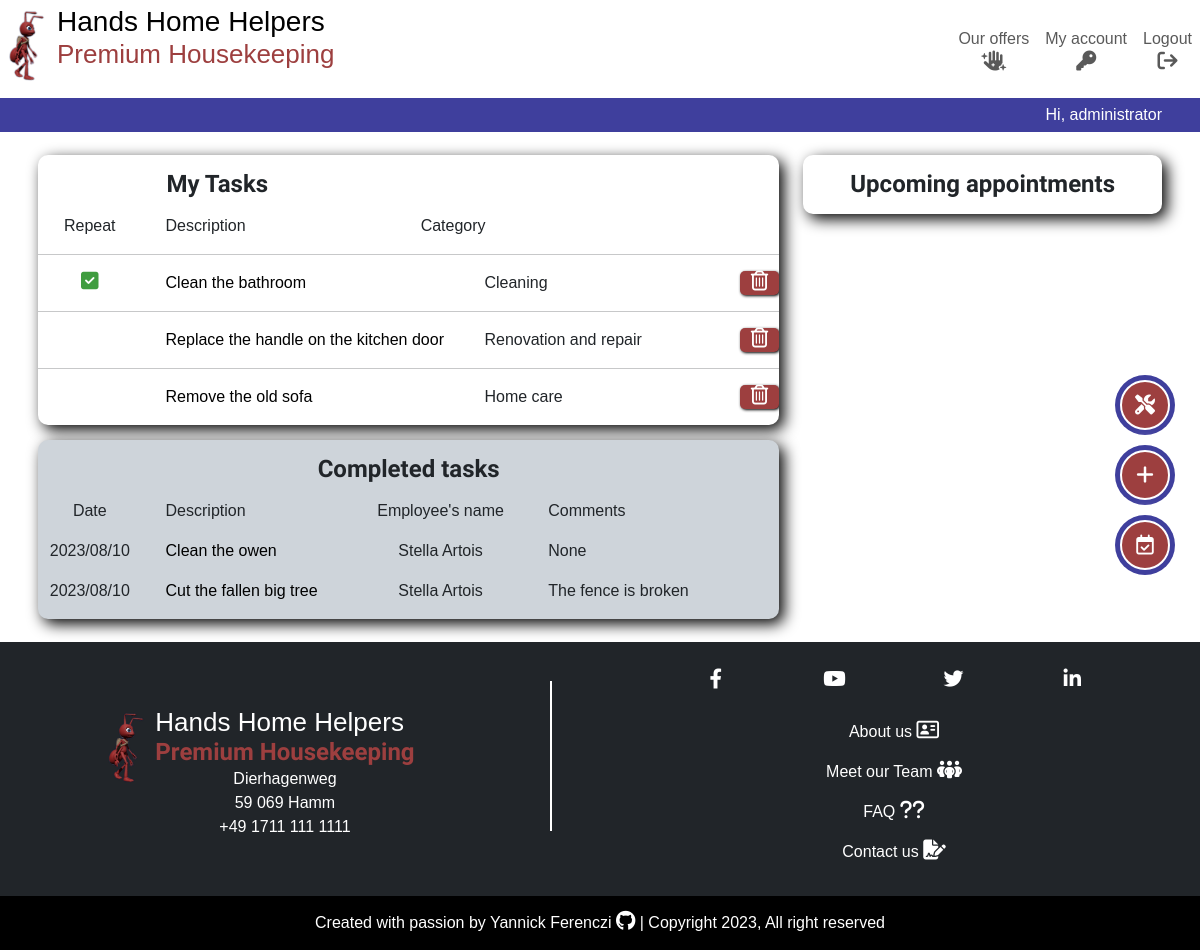
The page /dashboard/ (signed in) on the database its author committed.
### tasks/models.py (models this page shows, shortened)
class Task(models.Model):
    CATEGORIES = [
        ("Gardening", "Gardening"),
        ("Cleaning", "Cleaning"),
        ("Garden patch", "Garden patch"),
        ("Swimming pool", "Swimming pool"),
        ("Renovation and repair", "Renovation and repair"),
        ("Home care", "Home care"),
    ]
    name = models.CharField(max_length=250, )
    done = models.BooleanField(default=False)
    owner = models.ForeignKey(
        User,
        on_delete=models.CASCADE,
        related_name="task_owner",
    )
    created_on = models.DateField(auto_now_add=True)
    category = models.CharField(
        max_length=50,
        choices=CATEGORIES,
        default="CLEANING",
    )
    repeat = models.BooleanField(default=False)
    employee = models.ForeignKey(
        Employee,
        on_delete=models.PROTECT,
        related_name="employees",
        blank=True,
        null=True,
    )
    comment = models.CharField(max_length=250, blank=True, null=True)
    class Meta:
        ordering = ["-created_on"]

class Employee(models.Model):
    first_name = models.CharField(max_length=250)
    last_name = models.CharField(max_length=250)
    active = models.BooleanField(default=True)
    @property
    def full_name(self):
        return f"{self.first_name} {self.last_name}"

### tasks/views.py (the view)
class TaskList(LoginRequiredMixin, generic.ListView):
    model = Task
    template_name = "tasks/dashboard.html"
    paginated_by = 50
    def get_queryset(self):
        return Task.objects.filter(owner=self.request.user)
    def get_context_data(self, *args, **kwargs):
        context = super().get_context_data(*args, **kwargs)
        appointments = Appointment.objects.filter(appointment_owner=self.request.user).order_by("appointment_day")
        context["appointments"] = appointments
        return context

### tasks/templates/tasks/dashboard.html (shortened to what this page needs)
{% extends "base.html" %}
{% load static %}
{% block content %}
<div class="container-fluid container-lg p-2">
    <div class="row">
        <div class="col-12 col-md-8 order-2 order-md-1">
            <div class="dashboard-item">
                <div class="row">
                    <div class="col-6 align-self-center">
                        <h3>My Tasks</h3>
                    </div>
                </div>
                <div class="row">
                    <div class="col-2">
                        <p class="centered-content">Repeat</p>
                    </div>
                    <div class="col-4">
                        <p>Description</p>
                    </div>
                    <div class="col-3">
                        <p>Category</p>
                    </div>
                </div>
                {% for task in task_list %}
                {% if not task.done %}
                <div class="row">
                    <hr>
                    <div class="col-2 centered-content">
                        {% if task.repeat %} <i class="fa-solid fa-square-check green-success"></i>
                        {%endif %}
                    </div>
                    <div class="col-5">
                        <a href="{% url 'task_detail' task.id %}">{{ task.name }}</a>
                    </div>
                    <div class="col-4">
                        <p>{{ task.category }}</p>
                    </div>
                    <div class="col-1">
                        <div class="btn-delete">
                            <a href="{% url 'task_delete' task.pk %}">
                                <p class="centered-content"><i class="fa-regular fa-trash-can white-text"></i></p>
                            </a>
                        </div>
                    </div>
                </div>
                {% endif %}
                {% endfor %}
            </div>
            <div class="dashboard-item bg-dark-subtle">
                <div class="row">
                    <h3>Completed tasks</h3>
                </div>
                <div class="row">
                    <div class="col-2">
                        <p class="centered-content">Date</p>
                    </div>
                    <div class="col-3">
                        <p>Description</p>
                    </div>
                    <div class="col-3">
                        <p class="centered-content">Employee's name</p>
                    </div>
                    <div class="col-4">
                        <p>Comments</p>
                    </div>
                </div>
                {% for task in task_list %}
                {% if task.done %}
                <div class="row">
                    <div class="col-2">
                        <p class="centered-content">{{ task.created_on|date:"Y/m/d" }}</p>
                    </div>
                    <div class="col-3">
                        <a href="#">{{ task.name }}</a>
                    </div>
                    <div class="col-3">
                        <p class="centered-content">{{ task.employee.full_name }}</p>
                    </div>
                    <div class="col-4">
                        {{ task.comment }}
                    </div>
                </div>
                {% endif %}
                {% endfor %}
            </div>
        </div>
        <div class="col-12 col-md-4 order-1 order-md-2">
            <div class="dashboard-item">
                <div class="row">
                    <div class="col">
                        <h3>Upcoming appointments</h3>
                    </div>
                </div>
            </div>
        </div>
    </div>
</div>
{% endblock content %}

### templates/base.html (shortened to what this page needs)
{% load static %}
{% url 'home' as home_url %}
{% url 'dashboard' as dashboard_url %}
{% url 'account_logout' as logout_url %}
{% url 'account_login' as login_url %}
{% url 'account_signup' as signup_url %}
{% url 'offers' as offers_url %}
{%  now 'n' as this_month %}
<!DOCTYPE html>
<html lang="en">
<head>
    <link rel="stylesheet" href="https://cdnjs.cloudflare.com/ajax/libs/font-awesome/6.4.0/css/all.min.css"
>
    <link href="https://cdn.jsdelivr.net/npm/bootstrap@5.3.0/dist/css/bootstrap.min.css" rel="stylesheet"
>
    <link rel="stylesheet" href="{% static 'css/style.css' %}">
</head>
<body>
    <header>
        <nav class="navbar navbar-expand-md py-0">
            <div class="container-fluid">
                <a class="navbar-brand" href="{% url 'home' %}">
                    <div class="main-logo">
                        <img class="img-logo" src="{% static 'images/hands_home_helpers_logo.png' %}"
                            alt="Hands Home Helpers company logo">
                        <div class="name-logo">
                            <h1><span class="d-block d-md-inline">Hands</span>
                                <span class="d-block d-md-inline">Home</span>
                                <span class="d-block d-md-inline">Helpers</span>
                            </h1>
                            <h2 class="red-ant d-none d-md-block">Premium Housekeeping</h2>
                        </div>
                    </div>
                </a>
                <div class="user-options">
                    {% if request.user.is_superuser %}
                    <div class="fixed-btn d-flex justify-content-center" data-bs-toggle="tooltip" data-bs-placement="left"
                        title="Go to admin panel">
                        <a href="/administration_panel/"><i class="fa-solid fa-screwdriver-wrench d-inline-block mt-1"></i></a>
                    </div>
                    {% endif %}
                    {% if request.user.is_authenticated %}
                    <div class="fixed-btn d-flex justify-content-center" data-bs-toggle="tooltip" data-bs-placement="left"
                        title="Add a task">
                        <a href="{% url 'task_create' %}">
                            <i class="fa-solid fa-plus d-inline-block mt-1"></i></p>
                        </a>
                    </div>
                    <div class="fixed-btn d-flex justify-content-center" data-bs-toggle="tooltip" data-bs-placement="left"
                        title="New appointment">
                        <a href="{% url 'calendar' this_month %}">
                            <i class="fa-regular fa-calendar-check d-inline-block mt-1"></i></a>
                    </div>
                    {% endif %}
                </div>
                <div class="collapse navbar-collapse" id="navbarSupportedContent">
                    <ul class="navbar-nav ms-auto mb-0 mb-lg-0">
                        <li class="nav-item">
                            <a class="nav-link centered-content {% if request.path == offers_url %}active{%endif%}"
                                aria-current="page" aria-label="go to home page" href="{% url 'offers' %}">Our offers <i
                                    class="fa-solid fa-hand-sparkles d-block centered-content"></i></a>
                        </li>
                        {% if user.is_authenticated %}
                        <li class="nav-item {% if request.path == dashboard_url %}active{%endif%}">
                            <a class="nav-link centered-content" aria-current="page"
                                href="{% url 'dashboard' %}">My account <i
                                    class="fa-solid fa-key d-block centered-content"></i></a>
                        </li>
                        <li class="nav-item">
                            <a class="nav-link centered-content {% if request.path == logout_url %}active{%endif%}" aria-current="page" aria-label="go to logout page"
                                href="{% url 'account_logout' %}">Logout <i
                                    class="fa-solid fa-arrow-right-from-bracket d-block centered-content"></i></a>
                        </li>
                        {% endif %}
                    </ul>
                </div>
            </div>
        </nav>
        <div class="container-fluid">
            <div class="row">
                <p class="col greetings">{% if user.is_authenticated %}Hi, {{ user.username }}{% endif %}</p>
            </div>
        </div>
    </header>
    <main class="main-content">
        {% block content %}
        {% endblock content %}
    </main>
    <footer class="main-footer bg-dark">
        <div class="container-fluid">
            <div class="row p-4">
                <div class="col-md-5 p-0 d-flex align-items-center justify-content-center">
                    <a class="navbar-brand" href="{% url 'home' %}">
                        <div class="main-logo d-inline-block mt-2">
                            <img class="img-logo" src="{% static 'images/hands_home_helpers_logo.png' %}"
                                alt="Hands Home Helpers company logo">
                            <div class="name-logo">
                                <h2>Hands Home Helpers</h2>
                                <h3 class="red-ant p-0">Premium Housekeeping</h3>
                                <div class="address">
                                    <p class="centered-content m-0">Dierhagenweg</p>
                                    <p class="centered-content m-0">59 069 Hamm</p>
                                    <p class="centered-content m-0">+49 1711 111 1111</p>
                                </div>
                            </div>
                        </div>
                    </a>
                </div>
                <div class="col-md-1">
                    <div class="footer-rule"></div>
                </div>
                <div class="col-md-6">
                    <div class="row pb-2">
                        <div class="col">
                            <ul class="navbar-nav bg-dark d-flex flex-row align-items-center justify-content-evenly">
                                <li class="nav-item">
                                    <a class="nav-link social-media p-0" href="https://www.facebook.com/" target="_blank"><i class="fa-brands fa-facebook-f"></i></a>
                                </li>
                                <li class="nav-item">
                                    <a class="nav-link social-media p-0" href="https://www.youtube.com/" target="_blank"><i class="fa-brands fa-youtube"></i></a>
                                </li>
                                <li class="nav-item">
                                    <a class="nav-link social-media p-0" href="https://www.twitter.com/" target="_blank"><i class="fa-brands fa-twitter"></i></a>
                                </li>
                                <li class="nav-item">
                                    <a class="nav-link social-media p-0" href="https://www.linkedin.com/" target="_blank"><i class="fa-brands fa-linkedin-in"></i></a>
                                </li>
                            </ul>
                        </div>
                    </div>
                    <div class="row pt-2">
                        <div class="col extra-ressources">
                            <ul class="navbar-nav bg-dark">
                                <li class="nav-item">
                                    <a class="nav-link" href="{% url 'about' %}">About us <i class="fa-regular fa-address-card"></i></a>
                                </li>
                                <li class="nav-item">
                                    <a class="nav-link" href="{% url 'about' %}#team-section">Meet our Team <i class="fa-solid fa-people-group"></i></a>
                                </li>
                                <li class="nav-item">
                                    <a class="nav-link" href="{% url 'about' %}#faq-section">FAQ <i class="fa-solid fa-question"></i><i class="fa-solid fa-question"></i></a>
                                </li>
                                <li class="nav-item">
                                    <a class="nav-link" href="{% url 'contact' %}">Contact us <i class="fa-solid fa-file-signature"></i></a>
                                </li>
                            </ul>
                        </div>
                    </div>
                </div>
            </div>
        </div>
        <div class="container-fluid">
            <div class="row">
                <div class="col">
                    <div class="copyright bg-black">
                        <p>Created with passion by
                            <a class="white-text" href="https://github.com/yannickferenczi" target="_blank">
                                Yannick Ferenczi <i class="fa-brands fa-github"></i>
                            </a> | Copyright {% now "Y" %}, All right reserved
                        </p>
                    </div>
                </div>
            </div>
        </div>
    </footer>
</body>

### rows shown on the page
Task: repeat True (drawn), name "Clean the bathroom", category "Cleaning"
Task: name "Replace the handle on the kitchen door", category "Renovation and repair"
Task: name "Remove the old sofa", category "Home care"
Task: created_on "2023/08/10", name "Clean the owen", employee.full_name "Stella Artois", comment "None"
Task: created_on "2023/08/10", name "Cut the fallen big tree", employee.full_name "Stella Artois", comment "The fence is broken"

### other values the page prints
{{ user.username }} "administrator"
